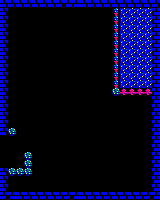

The image is a tile-based game level rendered from a .tmx file. Its description and complete source (layers, tilesets, objects, tile grids) follow:
An orthogonal 20x25 tile map with 8x8 px tiles, 1 tile layer (Capa de Patrones 1).

<map version="1.2" tiledversion="1.2.4" orientation="orthogonal" renderorder="right-down" width="20" height="25" tilewidth="8" tileheight="8" infinite="0" nextlayerid="2" nextobjectid="1">
 <tileset firstgid="1" source="sp.tsx" />
 <layer id="1" name="Capa de Patrones 1" width="20" height="25">
  <data encoding="csv">
17,17,17,17,17,17,17,17,16,16,17,17,17,17,17,17,17,17,17,17,
17,1,1,1,1,1,1,1,1,1,1,1,1,1,2,28,28,28,28,16,
17,1,1,1,1,1,1,1,1,1,1,1,1,1,2,28,28,28,28,16,
17,1,1,1,1,1,1,1,1,1,1,1,1,1,2,28,28,28,28,16,
17,1,1,1,1,1,1,1,1,1,1,1,1,1,2,28,28,28,28,16,
17,1,1,1,1,1,1,1,1,1,1,1,1,1,2,28,28,28,28,16,
17,1,1,1,1,1,1,1,1,1,1,1,1,1,2,28,28,28,28,16,
17,1,1,1,1,1,1,1,1,1,1,1,1,1,2,28,28,28,28,16,
17,1,1,1,1,1,1,1,1,1,1,1,1,1,2,28,28,28,28,16,
17,1,1,1,1,1,1,1,1,1,1,1,1,1,2,28,28,28,28,16,
17,1,1,1,1,1,1,1,1,1,1,1,1,1,2,28,28,28,28,16,
17,1,1,1,1,1,1,1,1,1,1,1,1,1,36,4,4,4,4,16,
17,1,1,1,1,1,1,1,1,1,1,1,1,1,1,1,1,1,1,16,
17,1,1,1,1,1,1,1,1,1,1,1,1,1,1,1,1,1,1,16,
17,1,1,1,1,1,1,1,1,1,1,1,1,1,1,1,1,1,1,16,
17,1,1,1,1,1,1,1,1,1,1,1,1,1,1,1,1,1,1,16,
17,36,1,1,1,1,1,1,1,1,1,1,1,1,1,1,1,1,1,16,
1,1,1,1,1,1,1,1,1,1,1,1,1,1,1,1,1,1,1,16,
1,1,1,1,1,1,1,1,1,1,1,1,1,1,1,1,1,1,1,16,
1,1,1,36,1,1,1,1,1,1,1,1,1,1,1,1,1,1,1,16,
1,1,1,36,1,1,1,1,1,1,1,1,1,1,1,1,1,1,1,16,
17,36,36,36,1,1,1,1,1,1,1,1,1,1,1,1,1,1,1,16,
17,1,1,1,1,1,1,1,1,1,1,1,1,1,1,1,1,1,1,16,
17,1,1,1,1,1,1,1,1,1,1,1,1,1,1,1,1,1,1,16,
17,16,17,17,17,17,17,17,17,16,17,17,17,17,17,17,17,17,17,16
</data>
 </layer>
</map>